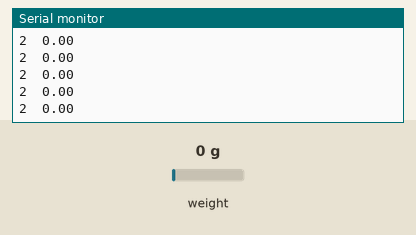
Bench run of a program on a simulated Arduino Nano, built with avr-gcc and run on an emulated ATmega328P. Shown: the last lines printed to the serial monitor. The test bench sets the inputs (shaded band); at power-on: weight on the scale 0 g. No radio packets arrive unless stated.

Above: at 4.8 s.
4.9 s: weight on the scale set to 100 g
At 4.91 s:
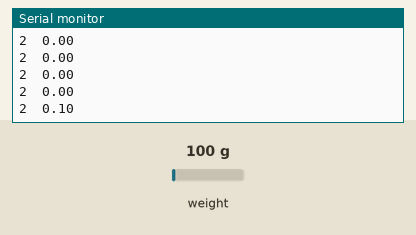
6.4 s: weight on the scale set to 1250 g
At 6.41 s:
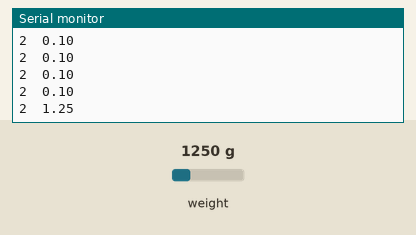
Timing chart, 0 to 9.4 s (numbered marks = the images above; inputs shaded):
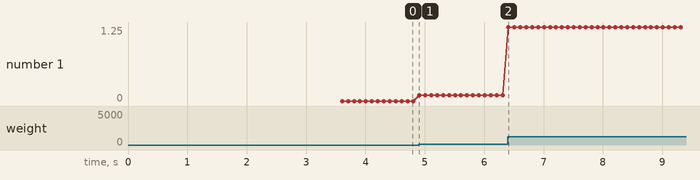

The program:

main.cpp
```cpp
/*  RF Nano Example
This code is also compatible with an RF Nano (Arduino Nano with integrated NRF24L01+ module)
<---- Pins for Radio:
CE - Arduino pin 7
CSN - Arduino pin 8
SCK - Arduino pin 13
MOSI - Arduino pin 11
MISO - Arduino pin 12
<---- Pins for hx711
DT - Arduino pin D2
SCH - Arduino pin D3
*/
#include <Arduino.h>
#include <RF24.h>
#include <printf.h>
#include <HX711_ADC.h>
#include <avr/wdt.h>
/**
 * Uncommet to run the selected program
*/
//#define TEST 1
#define APP 1
/**
 * SELECT PEDAL TO DEBUG
*/
#define PEDAL_R 1
//#define PEDAL_L 1

/*Pins for the nrf24l01+ in the Arduino Nano RF24*/
#define CE_PIN 7
#define CSN_PIN 8

RF24 radio(CE_PIN, CSN_PIN);//Radio object whith pins definitions

uint8_t datos[32];//buffer data for send to PRX

byte addr_pedal_R[5] = {0xE7, 0xE7, 0xE7, 0xE7, 0xE7}; // Address for the pedal R
byte addr_pedal_L[5] = { 0xC2, 0xC2, 0xC2, 0xC2, 0xC2 }; // Address for the pedal L

/*Pins for HX711 adc*/
const int HX711_dout = 2;
const int HX711_sck = 3;
HX711_ADC CELDA_CARGA(HX711_dout, HX711_sck);//HX711_ADC object whith pins definitions

/*Function: converts input float variable to byte array*/
void float2Bytes(float val, byte *bytes_array);

void setup()
{
  wdt_disable(); // Disable wdt
  //RADIO SETUP
  radio.begin();
  Serial.begin(9600);
  printf_begin();
  radio.setAutoAck(true);
  radio.enableAckPayload();
  radio.setAddressWidth(5);
  radio.setRetries(0, 3);
  radio.setCRCLength(RF24_CRC_8);
  radio.setChannel(0x02);
  radio.setDataRate(RF24_2MBPS);
  #ifdef PEDAL_R //Select pedal compilation
    radio.openReadingPipe(0, addr_pedal_R);
    radio.openWritingPipe(addr_pedal_R);
  #else
    radio.openReadingPipe(0, addr_pedal_L);
    radio.openWritingPipe(addr_pedal_L);
  #endif
  radio.stopListening();
  radio.printDetails();
  //HX711ADC SETUP
  CELDA_CARGA.begin();
  float Valor_Calibracion = 625531.25f; // VALOR ENCONTRADO TRAS CORRER PROGRAMA DE CALIBRACIÓN
  long T_estabiliza = 200;             //MEJORA PRECISION EN ARRANQUE
  boolean dotare = true;                 //NECESARIO PARA TARAR SIEMPRE AL COMIENZO
  delay(1000); /*Delay from start tare*/
  CELDA_CARGA.start(T_estabiliza, dotare);
  if (CELDA_CARGA.getTareTimeoutFlag())
  {
    Serial.println("Failure starting loadcell");
    while (1);
  }
  else
  {
    CELDA_CARGA.setCalFactor(Valor_Calibracion);
    Serial.println("Successfull start");
    delay(1000);
    Serial.println("The values of force are measured in [Kg]");
    delay(1000);
  }

  wdt_enable(WDTO_250MS); //Config watchdog every 250 ms
}

void loop()
{
  wdt_reset(); // Reset watchdog
  // put your main code here, to run repeatedly:
  if (CELDA_CARGA.update())
  {
    #ifdef APP /*APP Program*/
    #ifdef PEDAL_R
    datos[0] = (uint8_t)0x02;
    float i = CELDA_CARGA.getData();
    float2Bytes(i, &datos[1]);
    radio.openWritingPipe(addr_pedal_R);
    radio.write(datos, 32);
    Serial.print(datos[0]);
    Serial.print('\t');
    Serial.println(i);
    #else
    datos[0] = (uint8_t)0x01;
    float i = CELDA_CARGA.getData();
    float2Bytes(i, &datos[1]);
    radio.openWritingPipe(addr_pedal_L);
    radio.write(datos, 32);
    Serial.print(datos[0]);
    Serial.print('\t');
    Serial.println(i);
    #endif
    #endif

    #ifdef TEST /*TEST Program*/
    #ifdef PEDAL_R
    datos[0] = (uint8_t)0x02;
    float i = 5.0f;
    float2Bytes(i, &datos[1]);
    radio.openWritingPipe(addr_pedal_R);
    radio.write(datos, 32);
    delay(100);
    i = 0.0f;
    float2Bytes(i, &datos[1]);
    radio.openWritingPipe(addr_pedal_R);
    radio.write(datos, 32);
    delay(100);
    #else
    datos[0] = (uint8_t)0x01;
    float i = 5.0f;
    float2Bytes(i, &datos[1]);
    radio.openWritingPipe(addr_pedal_L);
    radio.write(datos, 32);
    delay(500);
    i = 0.0f;
    float2Bytes(i, &datos[1]);
    radio.openWritingPipe(addr_pedal_L);
    radio.write(datos, 32);
    delay(500);
    #endif
    #endif
  }
}

//Function: converts input float variable to byte array
void float2Bytes(float val, byte *bytes_array)
{
  // Create union of shared memory space
  union
  {
    float float_variable;
    byte temp_array[4];
  } u;
  // Overite bytes of union with float variable
  u.float_variable = val;
  // Assign bytes to input array
  memcpy(bytes_array, u.temp_array, 4);
}
```

Measured:
- after the input at 4.9 s, the serial monitor: prints a new line at once (image 1)
- after the input at 6.4 s, the serial monitor: prints a new line at once (image 2)
- plotted number 1: 0 → 0.1 after the input at 4.9 s, 0.1 → 1.25 after the input at 6.4 s
